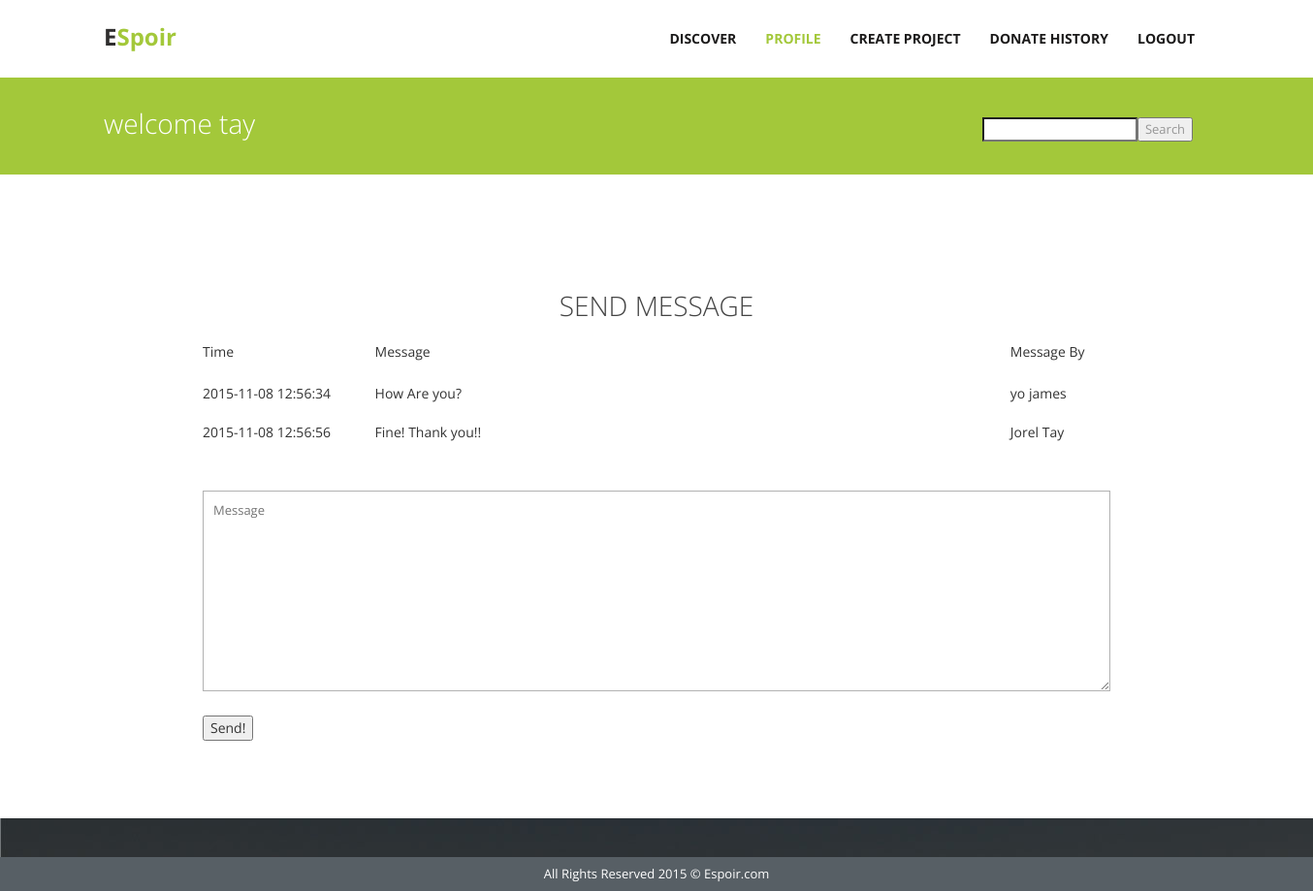
The page /addMessage.php?emailtxt=james@uni.com (signed in) on the database its author committed.
### tables this page shows
CREATE TABLE IF NOT EXISTS `user` (
  `userEmail` varchar(255) NOT NULL,
  `password` varchar(255) NOT NULL,
  `firstName` varchar(255) NOT NULL,
  `lastName` varchar(255) NOT NULL,
  `nationality` varchar(50) NOT NULL,
  `birthday` date NOT NULL,
  `gender` enum('Female','Male') NOT NULL,
  `picScr` blob NOT NULL,
  `picName` varchar(8000) NOT NULL,
  `bio` text
);

CREATE TABLE IF NOT EXISTS `message` (
  `messageID` int(11) NOT NULL,
  `senderEmail` varchar(255) NOT NULL,
  `receiverEmail` varchar(255) NOT NULL,
  `content` text NOT NULL,
  `dateTime` timestamp NOT NULL DEFAULT CURRENT_TIMESTAMP
);

### addMessage.php (the view, shortened to what this page needs)
<!DOCTYPE html>
<html lang="en">
<head>
    <link href="css/bootstrap.css" rel="stylesheet">
    <link href="//maxcdn.bootstrapcdn.com/font-awesome/4.2.0/css/font-awesome.min.css" rel="stylesheet">
    <link href="css/responsiveslides.css" rel="stylesheet">
    <link href="css/style.css" rel="stylesheet">
</head>
<?php
    include("db.php");
    $emailtxt = $_SESSION["emailtxt"];
    $messageEmail = $_GET["emailtxt"];
    $sql = "SELECT * FROM user WHERE userEmail = '$emailtxt'";
    $message = mysqli_query($mysqli, "SELECT * FROM message WHERE (senderEmail = '$emailtxt' AND receiverEmail = '$messageEmail') OR (receiverEmail = '$emailtxt' AND senderEmail = '$messageEmail') ORDER BY dateTime ASC ");
	if ($result=mysqli_query($mysqli,$sql))
    {
        $rowcount=mysqli_num_rows($result);
    }
	if($rowcount==1)
	{
        $row = mysqli_fetch_array($result,MYSQLI_ASSOC);
	}
	else
	{
		echo '<script language="javascript">';
		echo 'alert("Wrong username/password");';
		echo 'window.location.href="../CS2102/loginreg.php";';
		echo '</script>';
	}
?>
<body data-responsejs='{ "create": [ { "prop": "width", "breakpoints": [0, 320, 481, 641, 961, 1025, 1281, 1400] }]}'>
    <div class="wrapper">
        <div class="container">
            <nav class="navbar navbar-default">
                <div class="container-fluid">
                    <div class="navbar-header">
                        <a class="navbar-brand">E<span>Spoir</span></a>
                    </div>
                    <div class="collapse navbar-collapse pull-right" id="bs-example-navbar-collapse-1">
                        <ul class="nav navbar-nav">
                            <li><a href="discoverlogin.php">Discover</a></li>
                            <li class="active"><a href="profile.php">Profile<span class="sr-only">(current)</span></a></li>
                            <li><a href="createProject.php">Create Project </a></li>
                            <li><a href="transactions.php">Donate History </a></li>
                            <li><a href="logout.php" id="logout">Logout</a></li>
                        </ul>
                    </div>
                </div>
            </nav>
        </div>
    </div>
    <div class="inner-head">
        <div class="container">
            <div class="col-lg-12">
                <h4 class="pull-left">welcome <?php echo $row["firstName"] ?></h4>
                <form method="post" action="search.php">
                    <p class="pull-right pagination">
                        <input type="search" name="keyword" /><input type="submit" value="Search" />
                    </p>
                </form>
            </div>
        </div>
    </div>
    <div class="inner-page services">
        <div class="container">
            <div class="inner-page contact-us">
                <div class="header-intro">
                    <h2>Send Message</h2>
                </div>
                <table style="width: 80%; margin: 0 auto; height: 85px;">
                    <thead>
                        <tr>
                            <td class="auto-style1">Time</td>
                            <td class="auto-style2">Message</td>
                            <td class="auto-style1">Message By</td>
                        </tr>
                    </thead>
                    <tbody style="padding: 10px; margin: 10px">
                        <?php
                            while($row = mysqli_fetch_array($message,MYSQLI_ASSOC)) {
                            ?>
                        <tr>
                            <td style="padding-top: 10px; padding-bottom: 10px; margin-top: 10px; margin-bottom: 10px;"><?php echo $row['dateTime']?></td>
                            <td style="padding-top: 10px; padding-bottom: 10px; margin-top: 10px; margin-bottom: 10px;"><?php echo $row['content']?></td>
                            <?php
                                    $email = $row['senderEmail'];
                                    $user = mysqli_query($mysqli,"SELECT * FROM user WHERE userEmail = '$email'");
                                    $userDetail = mysqli_fetch_array($user,MYSQLI_ASSOC);
                                ?>
                            <td style="padding-top: 10px; padding-bottom: 10px; margin-top: 10px; margin-bottom: 10px;"><?php echo $userDetail["lastName"]." ".$userDetail["firstName"]?></td>
                        </tr>
                        <?php } ?>
                    </tbody>
                </table>
                <br />
                <br />
                <form action="messageManager.php" method="post" style="width: 80%; margin: 0 auto">
                    <textarea name="content" cols="30" rows="10" placeholder="Message"></textarea><br />
                    <input type="submit" name="submitBtn" id="submitBtn" value="Send!">
                </form>
                <br />
            </div>
        </div>
    </div>
    <div class="testimonial main"></div>
    <div class="copyright">
        <div class="container">
            <p>All Rights Reserved 2015 &copy; Espoir.com</p>
        </div>
    </div>
</body>
</html>

### css/style.css (style rules this page uses)
* { font-family: 'Open Sans', sans-serif; }
.wrapper { width: 100%; margin: 0 auto; }
@media (min-width:1200px) { .wrapper { width: 1344px; margin: 0 auto; } }
@media (min-width:1200px) { .container { padding: 0; position: relative; } }
@media (min-width:1200px) { div#bs-example-navbar-collapse-1 { padding-right: 0; } }
a, a:hover, a:focus { text-decoration: none; }
h2 { font-size: 28px; font-weight: 300; text-transform: uppercase; color: #444444; margin-top: 60px; }
h4 { font-size: 16px; font-weight: bold; text-transform: uppercase; margin-bottom: 0px; margin-top: 20px; }
p { color: #969696; font-size: 13px; }
.navbar-brand span { color: #A3C83A; }
a.navbar-brand { color: #2f2e2e !important; font-weight: bold; font-size: 24px; padding-top: 28px; }
.navbar { margin-bottom: 0; }
.navbar-default .navbar-nav > .active > a, .navbar-default .navbar-nav > .active > a:hover, .navbar-default .navbar-nav > .active > a:focus { background-color: inherit; color: #A3C83A; }
.navbar-default .navbar-nav > li > a { font-size: 14px; font-weight: bold; color: #1b1a1a ; text-transform: uppercase; padding-top: 30px; padding-bottom: 30px; }
input[type="text"], textarea { width: 100%; border: 1px solid #b2b2b2; padding: 10px; font-size: 13px; text-transform: capitalize; margin-bottom: 20px; }
.navbar-default { background-color: inherit; border: none; }
.header-intro { text-align: center; }
.copyright .container p { color: white; text-align: center; margin: 8px; }
.copyright { background: #575F65; }
.inner-head h4 { font-size: 28px; font-weight: 300; text-transform: lowercase; color: white; margin-top: 32px; }
.inner-head { background: #A3C83A; min-height: 100px; margin-bottom: 60px; }
.pagination { margin-top: 41px; }
.testimonial.main { background: url('../img/testimonial_bg.jpg'); padding: 30px 0 10px 0; margin-top: 60px; }

### addMessage.php (style rules this page uses)
.auto-style1 { height: 45px; }
.auto-style2 { width: 70%; height: 45px; }

### rows shown on the page
user: firstName "tay"
message: dateTime "2015-11-08 12:56:34", content "How Are you?", senderEmail.lastName "yo", senderEmail.firstName "james"
message: dateTime "2015-11-08 12:56:56", content "Fine! Thank you!!", senderEmail.lastName "Jorel", senderEmail.firstName "Tay"
